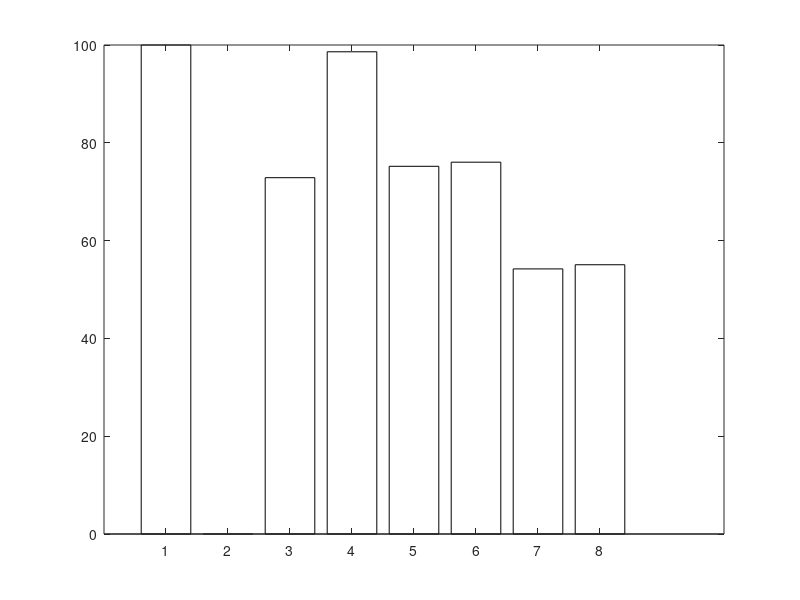

Reproduce this figure in MATLAB. (Note: this script raises an error after producing the figure.)
function Fig6B()
load('simpop');

%% Healthy
% Define values of dG and Pi for interpolation
	v_1=sim_pop.pcr_atph(1,:);
	x_1=mean(sim_pop.pih([2:end],:));
% Interpolate values of Pi
	v_2=linspace(-68,-60, 15);  % Delta G range
	pi_healthy=interp1(v_1,x_1,v_2);
% Identify Index at Exhaustion (Pi >= 2)
	ind_h=find(pi_healthy>=2,1);
	pi_healthy(ind_h);
% Interpolate MVO2	
	x_2=(sim_pop.MVO2([2:end],:));
	MVO2_healthy=interp1(v_1,x_2',v_2);
% MVO2 at exhaustion (where Pi >=2)
	Z(1)=mean(MVO2_healthy(ind_h,:));    %Index 
	Z(2)=nan;

%%  Case 1 (DR PDH BetaOxidation)
% Simpop5

clear  v_1 x_1 x_2 v_2
v_2=linspace(-68,-60, 30);  % Delta G range
% Define values of dG and Pi for interpolation
        v_1=sim_pop5.pcr_atph(1,:);
        x_1=mean(sim_pop5.pih([2:end],:));
% Interpolate values of Pi
        pi_case2=interp1(v_1,x_1,v_2);
        ind_c2=find(pi_case2>=2,1);
% Identify Index at Exhaustion (Pi >= 2)
        pi_case2(ind_c2);
% Interpolate MVO2
        x_2=(sim_pop5.MVO2([2:end],:));
        MVO2_c2=interp1(v_1,x_2',v_2);
% MVO2 at exhaustion (where Pi >=2)
        Z(3)=mean(MVO2_c2(ind_c2,:));    

% Add DCA
    v_1=sim_pop6.pcr_atph(1,:);
    x_1=mean(sim_pop6.pih([2:end],:));
% Interpolate values of Pi
    pi_c2dca=interp1(v_1,x_1,v_2);
    ind_c2dca=find(pi_c2dca>=2,1);
% Identify Index at Exhaustion (Pi >= 2)
    pi_c2dca(ind_c2dca);
% Interpolate MVO2
    x_2=(sim_pop6.MVO2([2:end],:));
    MVO2_c2dca=interp1(v_1,x_2',v_2);
% MVO2 at exhaustion (where Pi >=2)
    Z(4)=mean(MVO2_c2dca(ind_c2dca,:)); 



%% Case 2 (Reduceed  mito Volume)  (simpop 7)
clear  v_1 x_1 x_2 v_2
v_2=linspace(-68,-60, 30);  % Delta G range
% Define values of dG and Pi for interpolation
        v_1=sim_pop7.pcr_atph(1,:);
        x_1=mean(sim_pop7.pih([2:end],:));
% Interpolate values of Pi
        pi_c3=interp1(v_1,x_1,v_2);
        ind_c3=find(pi_c3>=2,1);
% Identify Index at Exhaustion (Pi >= 2)
        pi_c3(ind_c3);
% Interpolate MVO2
        x_2=(sim_pop7.MVO2([2:end],:));
        MVO2_c3=interp1(v_1,x_2',v_2);
% MVO2 at exhaustion (where Pi >=2)
        Z(5)=mean(MVO2_c3(ind_c3,:));    

% Add DCA (simpop8)
clear  v_1 x_1 x_2
    v_1=sim_pop8.pcr_atph(1,:);
    x_1=mean(sim_pop8.pih([2:end],:));
% Interpolate values of Pi
    pi_c3dca=interp1(v_1,x_1,v_2);
    ind_c3dca=find(pi_c3dca>=2,1);
% Identify Index at Exhaustion (Pi >= 2)
    pi_c3dca(ind_c3dca);
% Interpolate MVO2
    x_2=(sim_pop8.MVO2([2:end],:));
    MVO2_c3dca=interp1(v_1,x_2',v_2);
% MVO2 at exhaustion (where Pi >=2)
    Z(6)=mean(MVO2_c3dca(ind_c3dca,:)); 
    
%% Case 3 (Decreased nucleotides)
% Simpop 3
clear  v_1 x_1 x_2
% Define values of dG and Pi for interpolation
        v_1=sim_pop3.pcr_atph(1,:);
        x_1=mean(sim_pop3.pih([2:end],:));
% Interpolate values of Pi
        pi_case1=interp1(v_1,x_1,v_2);
        ind_c1=find(pi_case1>=2,1);
% Identify Index at Exhaustion (Pi >= 2)
        pi_case1(ind_c1);
% Interpolate MVO2
        x_2=(sim_pop3.MVO2([2:end],:));
        MVO2_c1=interp1(v_1,x_2',v_2);
% MVO2 at exhaustion (where Pi >=2)
        Z(7)=mean(MVO2_c1(ind_c1,:));    

% Add DCA (Simpop4)
    v_1=sim_pop4.pcr_atph(1,:);
    x_1=mean(sim_pop4.pih([2:end],:));
% Interpolate values of Pi
    pi_c1dca=interp1(v_1,x_1,v_2);
    ind_c1dca=find(pi_c1dca>=2,1);
% Identify Index at Exhaustion (Pi >= 2)
    pi_c1dca(ind_c1dca);
% Interpolate MVO2
    x_2=(sim_pop4.MVO2([2:end],:));
    MVO2_c1dca=interp1(v_1,x_2',v_2);
% MVO2 at exhaustion (where Pi >=2)
    Z(8)=mean(MVO2_c1dca(ind_c1dca,:)); 


%% Plot Figure 
Z2=Z./Z(1).*100;  % Convert to % of healthy MVO2

figure;
colormap(bone)
h=bar(Z2,'grouped','FaceColor','flat');
hold on;
% Specify face color  
M=bone(8);
inew=1;
for k=1:2:size(Z2,2)   
h.CData(k,:) =M(inew,:); % Healthy
inew=inew+1;
end
inew=4;
for k=2:2:size(Z2,2)
h.CData(k,:) =M(inew,:); % Healthy
inew=inew+1;
end
sn= length(MVO2_healthy(ind_h,:));
std2=zeros(sn,1);
vv=[MVO2_healthy(ind_h,:)',std2, MVO2_c2(ind_c2,:)', MVO2_c2dca(ind_c2dca,:)', MVO2_c3(ind_c3,:)',...
MVO2_c3dca(ind_c3dca,:)', MVO2_c1(ind_c1,:)',MVO2_c1dca(ind_c1dca,:)'];
clear ub lb
for kk=1:length(vv(1,:))
    ub(kk)=prctile(vv(:,kk),95)-(Z(kk));
    lb(kk)=-prctile(vv(:,kk),5)+(Z(kk));
end
errorbar([1:8], Z2, lb.*100, ub.*100, 'k', 'linestyle', 'none');


ylim([0  109]); ylabel('VO_2 (% of Healthy)')
title('Simulated Oxygen Consumption at Fatigue')
xtickangle(45);
ax=gca;
ax.XTickLabel={'Healthy','','\downarrow  PDH & \beta-Ox'...
'\downarrow  PDH & \beta-Ox + DCA','\downarrow Mito Volume',...
'\downarrow Mito Volulme + DCA','\downarrow Nuceotides','\downarrow Nucleotides +  DCA'};

saveas(gcf,'Fig6B.pdf');
